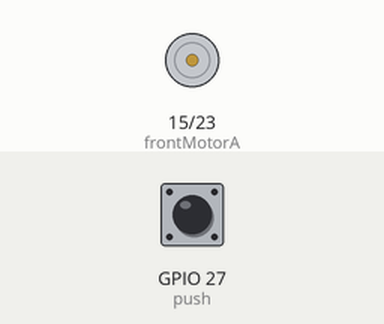
Bench run of a sketch on a simulated ESP32. Shown: motor-driver pin pairs drawn as motors (green arrow = first pin HIGH = forward, orange = second pin HIGH = backward, longer = more drive). The test bench sets the inputs (shaded band); at power-on: GPIO 27 (push) HIGH.

Above: at 1.2 s.
1.3 s: GPIO 27 (push) pulled LOW for 0.15 s
At 1.8 s:
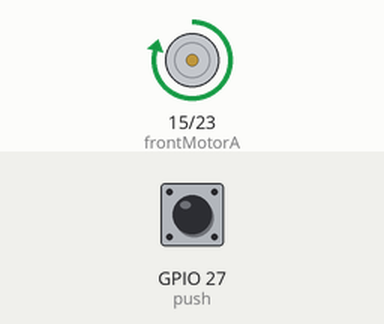
Timing chart, 0 to 4.3 s (numbered marks = the images above; inputs shaded):
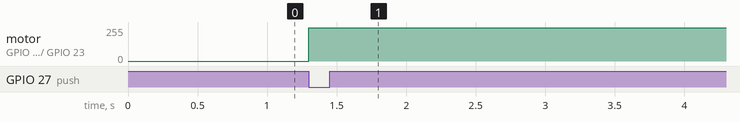

The sketch:

MSEProjectClimbingCode.ino
```cpp
const int frontMotorA = 15;
const int frontMotorB = 23;
const int push = 27;
const int interval = 15000;
unsigned long intervalStartTime;
unsigned long currentTime;
boolean motorRun = false;
double dForwardSpeed;
int iButtonState;
int iLastButtonState = HIGH;

void setup() {
  ledcAttachPin(frontMotorA, 5);
  ledcAttachPin(frontMotorB, 6);
  ledcSetup(5, 300, 8);       // only value found to work for now. Can be changed from 300
  ledcSetup(6, 300, 8);

  dForwardSpeed = 250;        //250 is max speed (determined through testing
  pinMode(push, INPUT_PULLUP);

}

void loop()
{
  currentTime = millis();

  int iButtonValue = digitalRead(push);
  if (iButtonValue != iLastButtonState) {
    startMotion();
    intervalStartTime = currentTime;
  }
}

void startMotion() {
  ledcWrite(5, dForwardSpeed);
  ledcWrite(6, 0);
  motorRun = true;
}
void stopMotion() {
  ledcWrite(5, 0);
  ledcWrite(6, 0);
  motorRun = false;
}
```

Measured:
- after the input at 1.3 s, motor on GPIO 15 (frontMotorA) / GPIO 23 (frontMotorB): stopped → forward 249/255 at once
